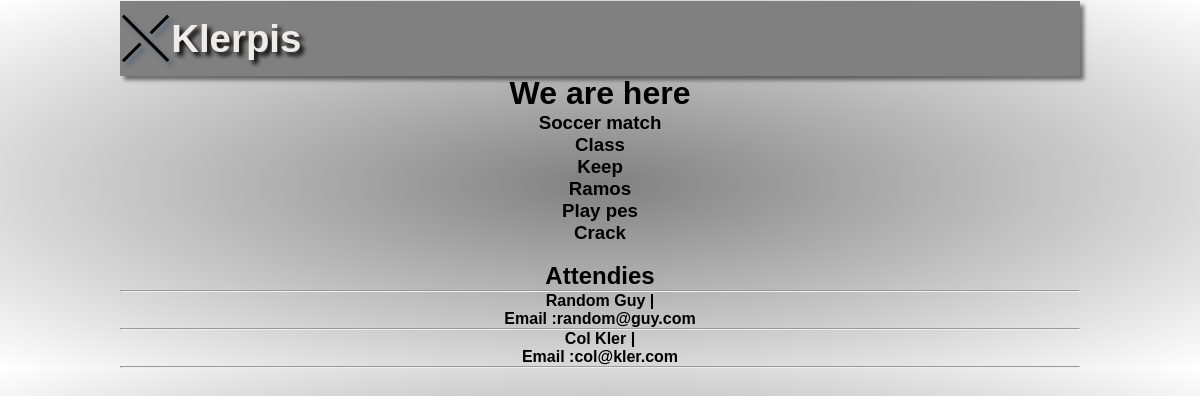
The page /event-list/ on the database its author committed.
### events/models.py (models this page shows)
class Event(models.Model):
    name = models.CharField(max_length=120)
    event_date = models.DateTimeField()
    venue = models.ForeignKey(
        Venue, blank=True, null=True, on_delete=models.CASCADE)
    manager = models.CharField(max_length=120)
    description = models.TextField(max_length=300)
    members = models.ManyToManyField(ClubMember, blank=True)
    def __str__(self):
        return self.name

class ClubMember(models.Model):
    first_name = models.CharField(max_length=30)
    last_name = models.CharField(max_length=30)
    email = models.EmailField()
    def __str__(self):
        return self.first_name + ' ' + self.last_name

### events/views.py (the view)
# urls.py: path('event-list/', event_list, name='event-list')
def event_list(request):
    club = ClubMember.objects.all()
    my_events = Event.objects.all()
    return render(request, "event_list.html", {
        "my_events": my_events,
        "club": club
    })

### events/templates/event_list.html
{% extends 'base.html' %}
{% block content %}
<center>
    <h1>We are here</h1>
    {% for items in my_events %}
    <h3>{{ items }}</h3>
    {% endfor %}
    <br>
    <h2>Attendies</h2>
    {% for items in club %}
    <hr>
    <h4>{{ items }} |<br> Email :{{items.email}}<br></h4>
    {% endfor %}
    <hr>
</center>
{% endblock %}

### static/website/boobycool.css (style rules this page uses)
* { padding: 0; margin: 0; }
body { font-family: 'Lucida Sans', 'Lucida Sans Regular', 'Lucida Grande', 'Lucida Sans Unicode', Geneva, Verdana, sans-serif; transition: all .7s ease-in; background: radial-gradient(grey, white); }

### rows shown on the page
Event: name "Soccer match"
Event: name "Class"
Event: name "Keep"
Event: name "Ramos"
Event: name "Play pes"
Event: name "Crack"
ClubMember: first_name+last_name "Random Guy", email "random@guy.com"
ClubMember: first_name+last_name "Col Kler", email "col@kler.com"
